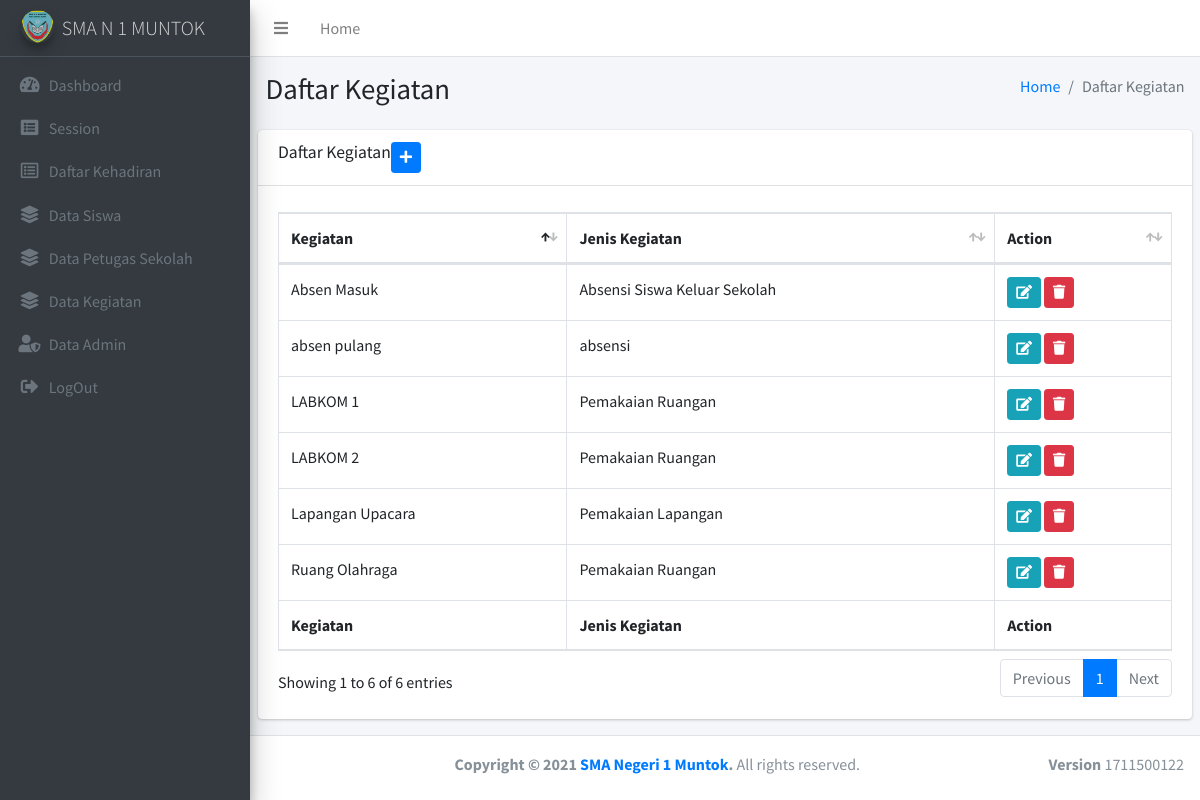
The page /index.php/kegiatan on the database its author committed.
### tables this page shows
CREATE TABLE `kegiatan` (
  `id_kegiatan` int(11) NOT NULL,
  `nama_kegiatan` varchar(50) NOT NULL,
  `jns_kegiatan` varchar(50) NOT NULL
);

### application/controllers/Kegiatan.php (called while the page is built, shortened)
<?php
class Kegiatan extends CI_Controller
{
    public function __construct()
    {
        $this->load->model("kegiatan_model");
    }
    public function index()
    {
        $data["kegiatan"] = $this->kegiatan_model->getAll();
        $this->load->view("admin/kegiatan/listKegiatan", $data);
    }
}

### index.php (called while the page is built, shortened)
<?php
require_once BASEPATH.'core/CodeIgniter.php';

### application/models/Kegiatan_model.php (called while the page is built, shortened)
<?php
class Kegiatan_model extends CI_Model
{
    private $_table = "kegiatan";
    public function getAll()
    {
        return $this->db->from($this->_table)
                        ->get()
            ->result();
    }
}

### application/views/admin/kegiatan/listKegiatan.php (the view, shortened to what this page needs)
<!DOCTYPE html>
<html>
<head>
    <?php $this->load->view("admin/_partials/head_table.php") ?>
</head>
<body class="hold-transition sidebar-mini layout-fixed">
<div class="wrapper">
    <?php $this->load->view("admin/_partials/navbar.php") ?>
    <?php $this->load->view("admin/_partials/sidebar.php") ?>
    <div class="content-wrapper">
        <section class="content-header">
            <div class="container-fluid">
                <div class="row mb-2">
                    <div class="col-sm-6">
                        <h1>Daftar Kegiatan </h1>
                    </div>
                    <div class="col-sm-6">
                        <ol class="breadcrumb float-sm-right">
                            <li class="breadcrumb-item"><a href="#">Home</a></li>
                            <li class="breadcrumb-item active">Daftar Kegiatan</li>
                        </ol>
                    </div>
                </div>
            </div>
        </section>
        <section class="content">
            <div class="row">
                <div class="col-12">
                    <div class="card">
                        <div class="card-header">
                            <h3 class="card-title">Daftar Kegiatan</h3>
                            <a href="<?= site_url('kegiatan/toadd') ?>" class="btn btn-primary btn-sm" title="tambah kegiatan"><i class="fas fa-plus"></i></a>
                        </div>
                        <div class="card-body">
                            <table id="example2" class="table table-bordered table-hover">
                                <thead>
                                    <tr>
                                        <th>Kegiatan </th>
                                        <th>Jenis Kegiatan</th>
                                        <th>Action</th>
                                    </tr>
                                </thead>
                                <tbody>
                                    <?php foreach ($kegiatan as $k): ?>
                                    <tr>
                                        <td><?= $k->nama_kegiatan ?></td>
                                        <td><?= $k->jns_kegiatan ?></td>
                                        <td>
                                            <a href="<?= site_url('kegiatan/toedit/'.$k->id_kegiatan) ?>" class="btn btn-info btn-sm" title="edit"><i class="fas fa-edit"></i></a>
                                            <a href="<?= site_url('kegiatan/delete/'.$k->id_kegiatan) ?>" class="btn btn-danger btn-sm" title="delete"><i class="fas fa-trash"></i></a>
                                        </td>
                                    </tr>
                                    <?php endforeach; ?>
                                </tbody>
                                <tfoot>
                                    <tr>
                                        <th>Kegiatan </th>
                                        <th>Jenis Kegiatan </th>
                                        <th>Action</th>
                                    </tr>
                                </tfoot>
                            </table>
                        </div>
                    </div>
                </div>
            </div>
        </section>
    </div>
    <?php $this->load->view("admin/_partials/footer.php") ?>
</body>
</html>

### application/views/admin/_partials/head_table.php (shortened to what this page needs)
<link rel="stylesheet" href="<?= base_url('plugins/fontawesome-free/css/all.min.css') ?>">
<link rel="stylesheet" href="https://code.ionicframework.com/ionicons/2.0.1/css/ionicons.min.css">
<link rel="stylesheet" href="<?= base_url('plugins/datatables-bs4/css/dataTables.bootstrap4.min.css') ?>">
<link rel="stylesheet" href="<?= base_url('plugins/datatables-responsive/css/responsive.bootstrap4.min.css') ?>">
<link rel="stylesheet" href="<?= base_url('dist/css/adminlte.min.css') ?>">

### application/views/admin/_partials/navbar.php
<nav class="main-header navbar navbar-expand navbar-white navbar-light">
    <ul class="navbar-nav">
        <li class="nav-item">
            <a class="nav-link" data-widget="pushmenu" href="#" role="button"><i class="fas fa-bars"></i></a>
        </li>
        <li class="nav-item d-none d-sm-inline-block">
            <a href="index.html" class="nav-link">Home</a>
        </li>
    </ul>
</nav>

### application/views/admin/_partials/sidebar.php (shortened to what this page needs)
<aside class="main-sidebar sidebar-dark-primary elevation-4">
    <a href="<?= site_url('welcome') ?>" class="brand-link">
        <img src="<?= base_url('dist/img/logosmansa.png') ?>" alt="AdminLTE Logo" class="brand-image img-circle elevation-3" style="opacity: .8">
        <span class="brand-text font-weight-light">SMA N 1 MUNTOK</span>
    </a>
        <nav class="mt-2">
            <ul class="nav nav-pills nav-sidebar flex-column" data-widget="treeview" role="menu" data-accordion="false">
                <li class="nav-item">
                    <a href="<?= site_url('welcome') ?>" class="nav-link">
                        <i class="nav-icon fas fa-tachometer-alt"></i>
                        <p>
                            Dashboard
                        </p>
                    </a>
                </li>
                <li class="nav-item">
                    <a href="<?= site_url('kehadiran/session') ?>" class="nav-link">
                        <i class="fas fa-list-alt nav-icon"></i>
                        <p>Session</p>
                    </a>
                </li>
                <li class="nav-item">
                    <a href="<?= site_url('kehadiran') ?>" class="nav-link">
                        <i class="far fa-list-alt nav-icon"></i>
                        <p>Daftar Kehadiran</p>
                    </a>
                </li>
                <li class="nav-item">
                    <a href="<?= site_url('siswa') ?>" class="nav-link">
                        <i class="fas fa-layer-group nav-icon"></i>
                        <p>Data Siswa</p>
                    </a>
                </li>
                <li class="nav-item">
                    <a href="<?= site_url('guru') ?>" class="nav-link">
                        <i class="fas fa-layer-group nav-icon"></i>
                        <p>Data Petugas Sekolah</p>
                    </a>
                </li>
                <li class="nav-item">
                    <a href="<?= site_url('kegiatan') ?>" class="nav-link">
                        <i class="fas fa-layer-group nav-icon"></i>
                        <p>Data Kegiatan</p>
                    </a>
                </li>
                <li class="nav-item">
                    <a href="<?= site_url('admin') ?>" class="nav-link">
                        <i class="fas fa-user-shield nav-icon"></i>
                        <p>Data Admin</p>
                    </a>
                </li>
                <li class="nav-item">
                    <a href="<?= site_url('login/logout') ?>" class="nav-link">
                        <i class="fas fa-sign-out-alt nav-icon"></i>
                        <p>LogOut</p>
                    </a>
                </li>
            </ul>
        </nav>
    </div>

### application/views/admin/_partials/footer.php (shortened to what this page needs)
<footer class="main-footer">
    <strong><center>Copyright &copy; 2021 <a href="https://sman1muntok.sch.id/">SMA Negeri 1 Muntok</a>.</strong>
    All rights reserved.
    <div class="float-right d-none d-sm-inline-block">
        <b>Version</b> 1711500122
    </div>
</footer>

### rows shown on the page
kegiatan: nama_kegiatan "Absen Masuk", jns_kegiatan "Absensi Siswa Keluar Sekolah"
kegiatan: nama_kegiatan "absen pulang", jns_kegiatan "absensi"
kegiatan: nama_kegiatan "LABKOM 1", jns_kegiatan "Pemakaian Ruangan"
kegiatan: nama_kegiatan "LABKOM 2", jns_kegiatan "Pemakaian Ruangan"
kegiatan: nama_kegiatan "Ruang Olahraga", jns_kegiatan "Pemakaian Ruangan"
kegiatan: nama_kegiatan "Lapangan Upacara", jns_kegiatan "Pemakaian Lapangan"
